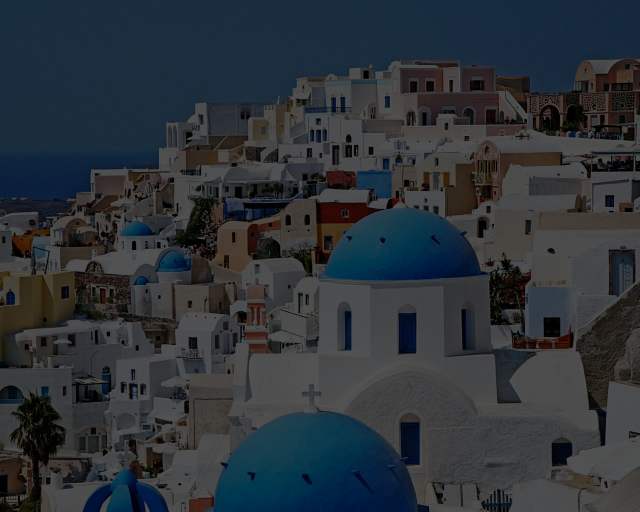
#> input picture ColorImage.tif, 640 x 512 px
$ jupyter execute --allow-errors main.ipynb
#> lines starting #> are read from the running program, lines starting #| are printed output that depends on the picture
[cell 1]
import cv2
import numpy as np
import matplotlib.pyplot as plt

[cell 2]
def get_histogram(arr):
    """Bu metot array olarak verilen resmin histogramını çıkarır"""
    hist = [0] * 256

    for val in arr:
        hist[val] += 1

    return hist

[cell 3]
def cumulative_distribution(hist):
    """Bu metot histogramı verilen resmin kümülatif dağılımını verir"""

    # cdf i tutacak array
    arr = [0] * 256
    # toplam piksel sayısı
    s = sum(hist)
    # histogram için kümülatif olarak artacak değer
    c = hist[0]
    arr[0] = c / s

    for i in range(1, 256):
        c += hist[i-1]
        arr[i] = c / s

    return arr

[cell 4]
def get_equalized_channel(cdf, channel):
    """Bu metot verilen resmi cdf ine göre channelı eşitler"""
    newChannel = []

    for row in channel:
        newRow = []
        for pixel in row:
            newRow.append(int(cdf[pixel] * 255 / cdf[-1]))
        newChannel.append(newRow)

    return newChannel

[cell 5]
def plot_hist(hist):
    """Bu metot histogramı çizdirir"""
    plt.bar(range(256), hist)
    plt.xlabel("Pixel Value")
    plt.ylabel("Count")
    plt.title("Histogram")
    plt.show()

[cell 6]
def plot_cdf(cdf):
    """Bu metot kümülatif dağılımını çizdirir"""
    plt.plot(cdf, color="b")
    plt.xlabel("Pixel Value")
    plt.ylabel("Cumulative Probability Density")
    plt.title("CDF")
    plt.show()

[cell 7]
def histogram_equalization(filename, image_type):
    """Bu metot histogram eşitleme işlemini yapar"""
#> called with filename = 'GrayImage.jpeg', image_type = 0
    image = cv2.imread(filename, image_type)
    dot_index = filename.find('.')
    channels = cv2.split(image)
#> channels = ()
    equalized_channels = []

    for channel in channels:
        hist = get_histogram(channel.flatten())
        plot_hist(hist)
        cdf = cumulative_distribution(hist)
        plot_cdf(cdf)
        equalized_channels.append(np.asarray(get_equalized_channel(cdf, channel)))
#> this loop made 0 passes
#> after the loop, equalized_channels = []

    equalized = cv2.merge(equalized_channels)
    cv2.imwrite(filename[:dot_index] + "HistogramEqualized.jpg"
                , equalized)

    image = cv2.imread(filename[:dot_index] + "HistogramEqualized.jpg", image_type)
    channels = cv2.split(image)

    for channel in channels:
        hist = get_histogram(channel.flatten())
        plot_hist(hist)

#> (a cell that did not finish here is left out)

[cell 9]
histogram_equalization("ColorImage.tif", cv2.IMREAD_COLOR)
#> call 2 of histogram_equalization, with filename = 'ColorImage.tif', image_type = 1
#> in histogram_equalization, image is the input picture: shape (512, 640, 3); mean B, G, R 57.4, 51.6, 45.5
#> the loop in histogram_equalization (call 2), `for channel in channels:` made 3 passes
#> pass 1, in plot_hist, `plt.show()`:
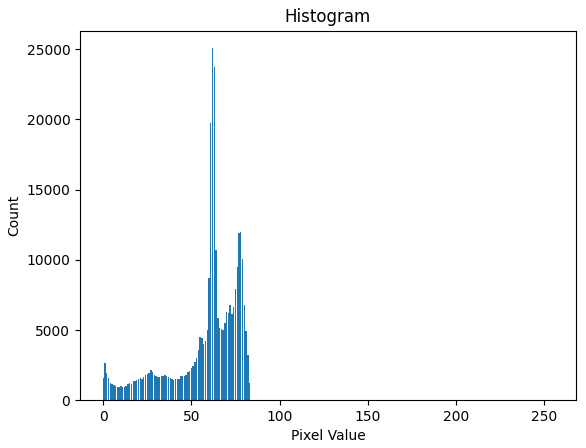
#> figure drawn by matplotlib, 1 panel; tallest bar 25076 high, from x = 61.6 to 62.4
#> pass 1, in plot_cdf, `plt.show()`:
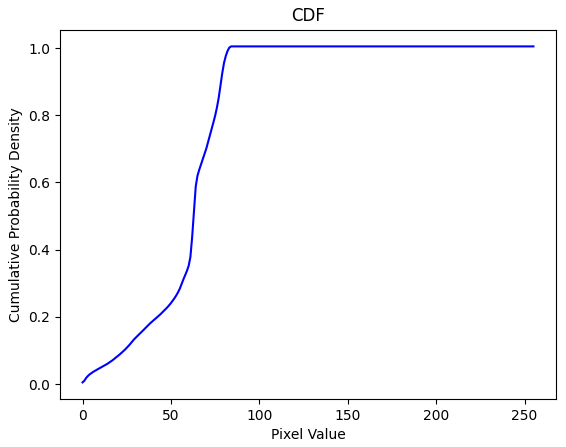
#> figure drawn by matplotlib, 1 panel; curve peaks at x = 84, y = 1
#> pass 2, in plot_hist (call 2), `plt.show()`:
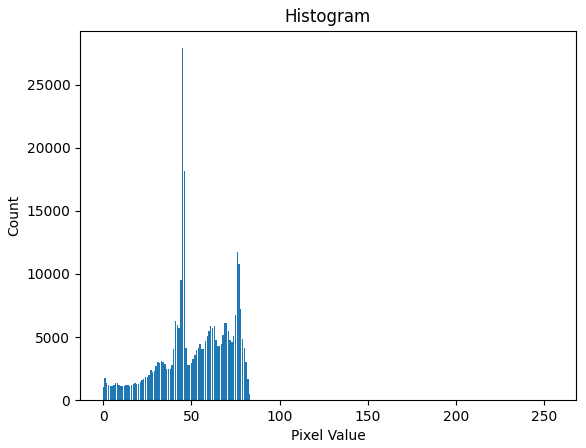
#> figure drawn by matplotlib, 1 panel; tallest bar 27878 high, from x = 44.6 to 45.4
#> after the loop in histogram_equalization (call 2), `for channel in channels:`: equalized_channels = 3 items
#> in histogram_equalization (call 2), `equalized = cv2.merge(equalized_channels)`:
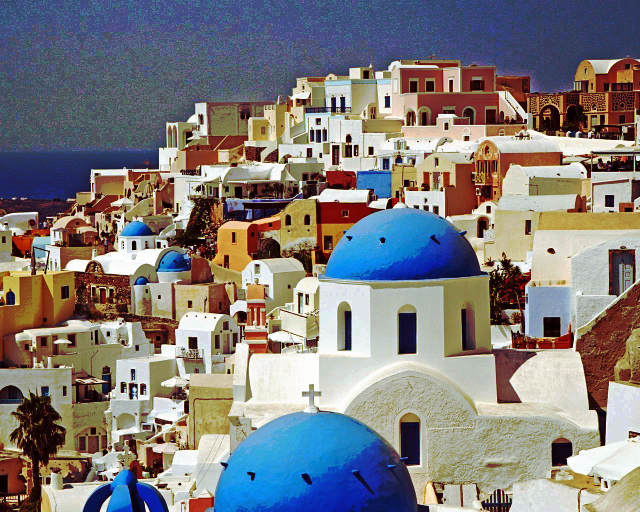
#> equalized: shape (512, 640, 3) int32; mean of channels 0, 1, 2 124, 124.5, 128.4; drawn as B, G, R
#> the loop in histogram_equalization (call 2), `for channel in channels:` made 3 passes
#> pass 1, in plot_hist (call 4), `plt.show()`:
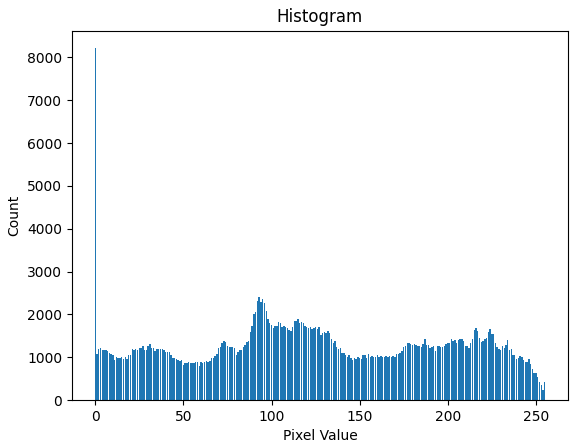
#> figure drawn by matplotlib, 1 panel; tallest bar 8212 high, from x = -0.4 to 0.4
#> pass 2, in plot_hist (call 5), `plt.show()`:
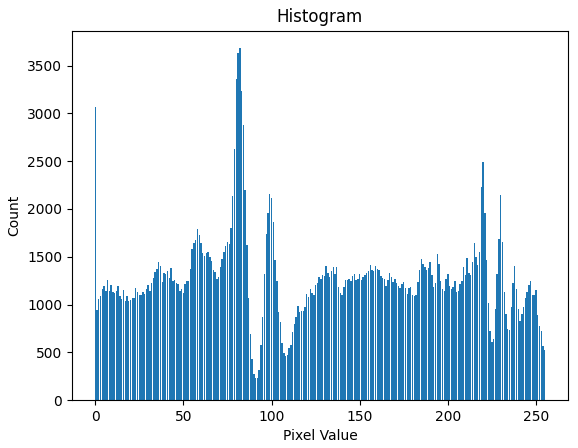
#> figure drawn by matplotlib, 1 panel; tallest bar 3681 high, from x = 81.6 to 82.4
